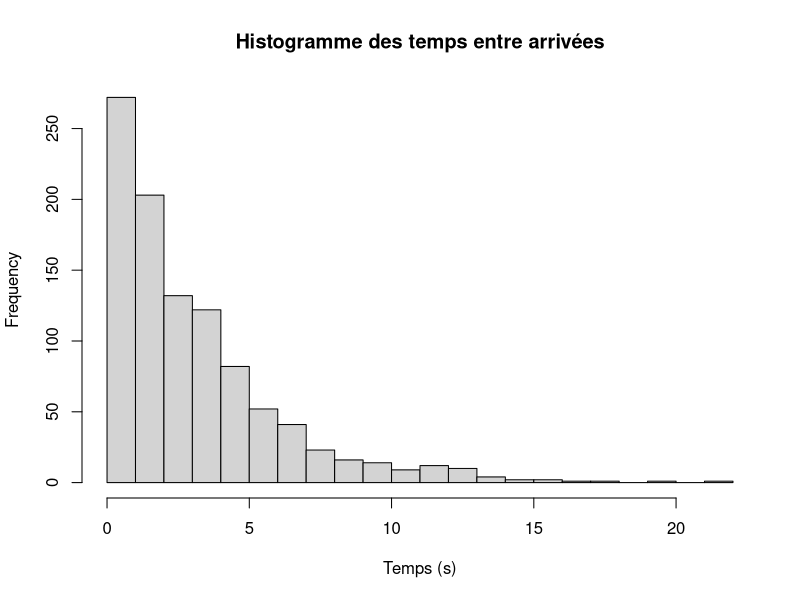
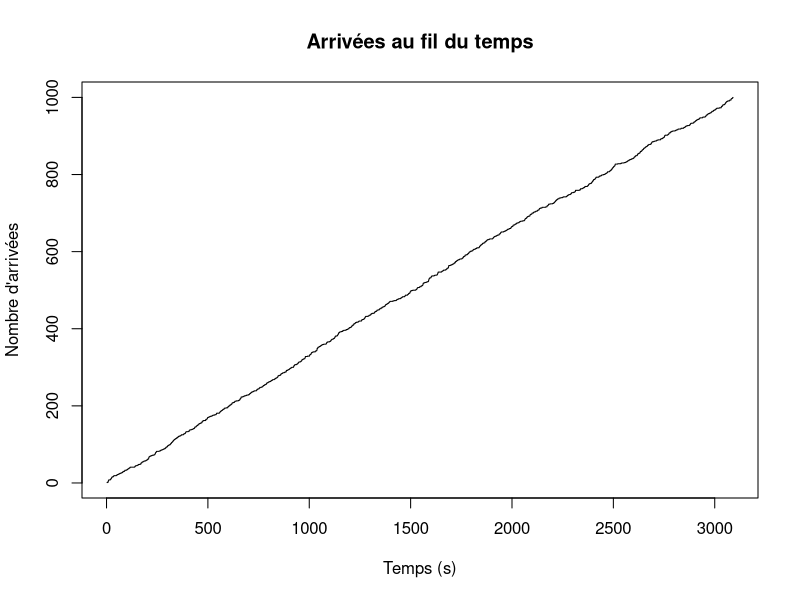

Write the R code that produced these figures, in order.
# Fixer la graine pour la reproductibilité
set.seed(123)

# Définir l'intervalle de temps et le paramètre lambda
T <- 3600 # secondes
lambda <- 1/3 # arrivées par seconde

# Simuler les temps entre arrivées en utilisant une distribution exponentielle
temps_entre_arrivees <- rexp(1000, rate = lambda)

# Calculer les temps d'arrivée à partir des temps entre arrivées
temps_arrivees <- cumsum(temps_entre_arrivees)

# Tracer l'histogramme des temps entre arrivées
hist(temps_entre_arrivees, breaks = 20, main = "Histogramme des temps entre arrivées", xlab = "Temps (s)")

# Tracer les temps d'arrivée en fonction du temps
plot(temps_arrivees, 1:length(temps_arrivees), type = "s", main = "Arrivées au fil du temps", xlab = "Temps (s)", ylab = "Nombre d'arrivées")

# Calculer le nombre moyen d'arrivées dans l'intervalle de temps [0, T]
num_simulations <- 1000
num_arrivees <- numeric(num_simulations)
for (i in 1:num_simulations) {
  temps_entre_arrivees <- rexp(2000, rate = lambda)
  temps_arrivees <- cumsum(temps_entre_arrivees)
  num_arrivees[i] <- sum(temps_arrivees <= T)
}
moyenne_arrivees <- mean(num_arrivees)
cat("Nombre moyen d'arrivées dans [0, T] =", moyenne_arrivees, "\n")

# Calculer la moyenne et la variance théoriques du nombre d'arrivées dans [0, T]
moyenne_theorique <- lambda * T
variance_theorique <- lambda * T
cat("Moyenne et variance théoriques des arrivées dans [0, T] =", moyenne_theorique, variance_theorique, "\n")

# Calculer la moyenne et la variance empiriques du nombre d'arrivées dans [0, T]
moyenne_empirique <- mean(num_arrivees)
variance_empirique <- var(num_arrivees)
cat("Moyenne et variance empiriques des arrivées dans [0, T] =", moyenne_empirique, variance_empirique, "\n")
